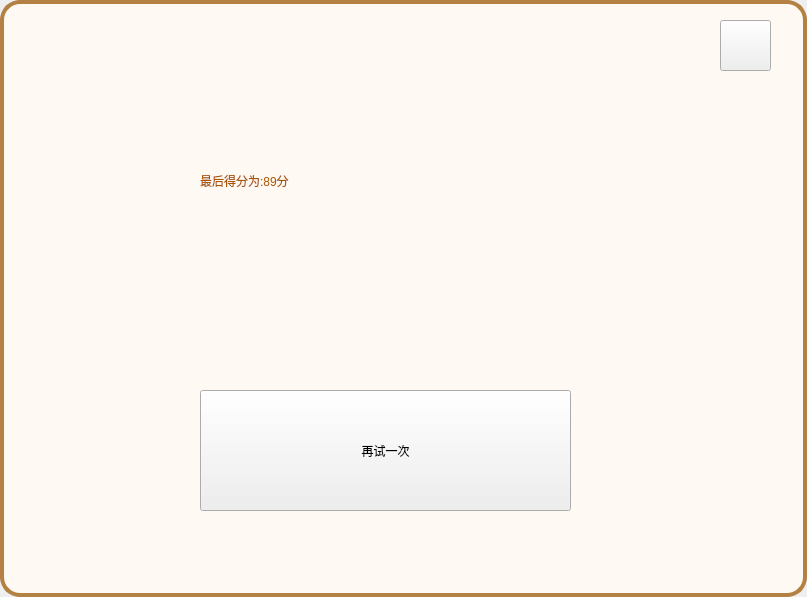
<?xml version="1.0" encoding="UTF-8"?>
<ui version="4.0">
 <class>result</class>
 <widget class="QMainWindow" name="result">
  <property name="geometry">
   <rect>
    <x>0</x>
    <y>0</y>
    <width>807</width>
    <height>597</height>
   </rect>
  </property>
  <property name="windowTitle">
   <string>MainWindow</string>
  </property>
  <property name="styleSheet">
   <string notr="true">QWidget#centralwidget{background-color: rgb(255, 249, 243);
border-radius:20px;border:4px solid #b38144;
	
}</string>
  </property>
  <widget class="QWidget" name="centralwidget">
   <widget class="QLabel" name="resultval">
    <property name="geometry">
     <rect>
      <x>200</x>
      <y>110</y>
      <width>391</width>
      <height>141</height>
     </rect>
    </property>
    <property name="styleSheet">
     <string notr="true">font: 39pt &quot;X-妞妞手迹&quot;;
color: rgb(170, 85, 0);</string>
    </property>
    <property name="text">
     <string>最后得分为:89分</string>
    </property>
    <property name="scaledContents">
     <bool>false</bool>
    </property>
   </widget>
   <widget class="QPushButton" name="tryagain">
    <property name="geometry">
     <rect>
      <x>200</x>
      <y>390</y>
      <width>371</width>
      <height>121</height>
     </rect>
    </property>
    <property name="styleSheet">
     <string notr="true">font: 36pt &quot;幼圆&quot;;
border-image: url(:/new/bgrand/img/bggrand.png);</string>
    </property>
    <property name="text">
     <string>再试一次</string>
    </property>
   </widget>
   <widget class="QPushButton" name="closed">
    <property name="geometry">
     <rect>
      <x>720</x>
      <y>20</y>
      <width>51</width>
      <height>51</height>
     </rect>
    </property>
    <property name="styleSheet">
     <string notr="true">border-image: url(:/new/bgrand/img/insertclose.png);</string>
    </property>
    <property name="text">
     <string/>
    </property>
   </widget>
   <widget class="QLabel" name="dianping">
    <property name="geometry">
     <rect>
      <x>230</x>
      <y>270</y>
      <width>261</width>
      <height>71</height>
     </rect>
    </property>
    <property name="styleSheet">
     <string notr="true">font: 33pt &quot;X-妞妞手迹&quot;;
color: rgb(85, 170, 0);</string>
    </property>
    <property name="text">
     <string/>
    </property>
   </widget>
   <widget class="QLabel" name="imgui">
    <property name="geometry">
     <rect>
      <x>540</x>
      <y>270</y>
      <width>81</width>
      <height>71</height>
     </rect>
    </property>
    <property name="styleSheet">
     <string notr="true"/>
    </property>
    <property name="text">
     <string/>
    </property>
   </widget>
  </widget>
 </widget>
 <resources/>
 <connections/>
</ui>
